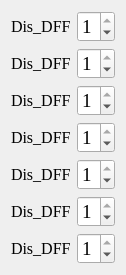
   <widget class="QWidget" name="layoutWidget">
    <property name="geometry">
     <rect>
      <x>1056</x>
      <y>41</y>
      <width>120</width>
      <height>254</height>
     </rect>
    </property>
    <layout class="QFormLayout" name="formLayout_7">
     <item row="0" column="0">
      <widget class="QLabel" name="CH1_Dis_DFF">
       <property name="font">
        <font>
         <family>Times New Roman</family>
         <pointsize>12</pointsize>
         <weight>50</weight>
         <bold>false</bold>
        </font>
       </property>
       <property name="text">
        <string>Dis_DFF</string>
       </property>
      </widget>
     </item>
     <item row="0" column="1">
      <widget class="QSpinBox" name="CH1_Dis_DFF_Box">
       <property name="font">
        <font>
         <family>Times New Roman</family>
         <pointsize>14</pointsize>
        </font>
       </property>
       <property name="maximum">
        <number>1</number>
       </property>
       <property name="value">
        <number>1</number>
       </property>
      </widget>
     </item>
     <item row="1" column="0">
      <widget class="QLabel" name="CH2_Dis_DFF">
       <property name="font">
        <font>
         <family>Times New Roman</family>
         <pointsize>12</pointsize>
         <weight>50</weight>
         <bold>false</bold>
        </font>
       </property>
       <property name="text">
        <string>Dis_DFF</string>
       </property>
      </widget>
     </item>
     <item row="1" column="1">
      <widget class="QSpinBox" name="CH2_Dis_DFF_Box">
       <property name="font">
        <font>
         <family>Times New Roman</family>
         <pointsize>14</pointsize>
        </font>
       </property>
       <property name="maximum">
        <number>1</number>
       </property>
       <property name="value">
        <number>1</number>
       </property>
      </widget>
     </item>
     <item row="2" column="0">
      <widget class="QLabel" name="CH3_Dis_DFF">
       <property name="font">
        <font>
         <family>Times New Roman</family>
         <pointsize>12</pointsize>
         <weight>50</weight>
         <bold>false</bold>
        </font>
       </property>
       <property name="text">
        <string>Dis_DFF</string>
       </property>
      </widget>
     </item>
     <item row="2" column="1">
      <widget class="QSpinBox" name="CH3_Dis_DFF_Box">
       <property name="font">
        <font>
         <family>Times New Roman</family>
         <pointsize>14</pointsize>
        </font>
       </property>
       <property name="maximum">
        <number>1</number>
       </property>
       <property name="value">
        <number>1</number>
       </property>
      </widget>
     </item>
     <item row="3" column="0">
      <widget class="QLabel" name="CH4_Dis_DFF">
       <property name="font">
        <font>
         <family>Times New Roman</family>
         <pointsize>12</pointsize>
         <weight>50</weight>
         <bold>false</bold>
        </font>
       </property>
       <property name="text">
        <string>Dis_DFF</string>
       </property>
      </widget>
     </item>
     <item row="3" column="1">
      <widget class="QSpinBox" name="CH4_Dis_DFF_Box">
       <property name="font">
        <font>
         <family>Times New Roman</family>
         <pointsize>14</pointsize>
        </font>
       </property>
       <property name="maximum">
        <number>1</number>
       </property>
       <property name="value">
        <number>1</number>
       </property>
      </widget>
     </item>
     <item row="4" column="0">
      <widget class="QLabel" name="CH5_Dis_DFF">
       <property name="font">
        <font>
         <family>Times New Roman</family>
         <pointsize>12</pointsize>
         <weight>50</weight>
         <bold>false</bold>
        </font>
       </property>
       <property name="text">
        <string>Dis_DFF</string>
       </property>
      </widget>
     </item>
     <item row="4" column="1">
      <widget class="QSpinBox" name="CH5_Dis_DFF_Box">
       <property name="font">
        <font>
         <family>Times New Roman</family>
         <pointsize>14</pointsize>
        </font>
       </property>
       <property name="maximum">
        <number>1</number>
       </property>
       <property name="value">
        <number>1</number>
       </property>
      </widget>
     </item>
     <item row="5" column="0">
      <widget class="QLabel" name="CH6_Dis_DFF">
       <property name="font">
        <font>
         <family>Times New Roman</family>
         <pointsize>12</pointsize>
         <weight>50</weight>
         <bold>false</bold>
        </font>
       </property>
       <property name="text">
        <string>Dis_DFF</string>
       </property>
      </widget>
     </item>
     <item row="5" column="1">
      <widget class="QSpinBox" name="CH6_Dis_DFF_Box">
       <property name="font">
        <font>
         <family>Times New Roman</family>
         <pointsize>14</pointsize>
        </font>
       </property>
       <property name="maximum">
        <number>1</number>
       </property>
       <property name="value">
        <number>1</number>
       </property>
      </widget>
     </item>
     <item row="6" column="0">
      <widget class="QLabel" name="CH7_Dis_DFF">
       <property name="font">
        <font>
         <family>Times New Roman</family>
         <pointsize>12</pointsize>
         <weight>50</weight>
         <bold>false</bold>
        </font>
       </property>
       <property name="text">
        <string>Dis_DFF</string>
       </property>
      </widget>
     </item>
     <item row="6" column="1">
      <widget class="QSpinBox" name="CH7_Dis_DFF_Box">
       <property name="font">
        <font>
         <family>Times New Roman</family>
         <pointsize>14</pointsize>
        </font>
       </property>
       <property name="maximum">
        <number>1</number>
       </property>
       <property name="value">
        <number>1</number>
       </property>
      </widget>
     </item>
    </layout>
   </widget>
